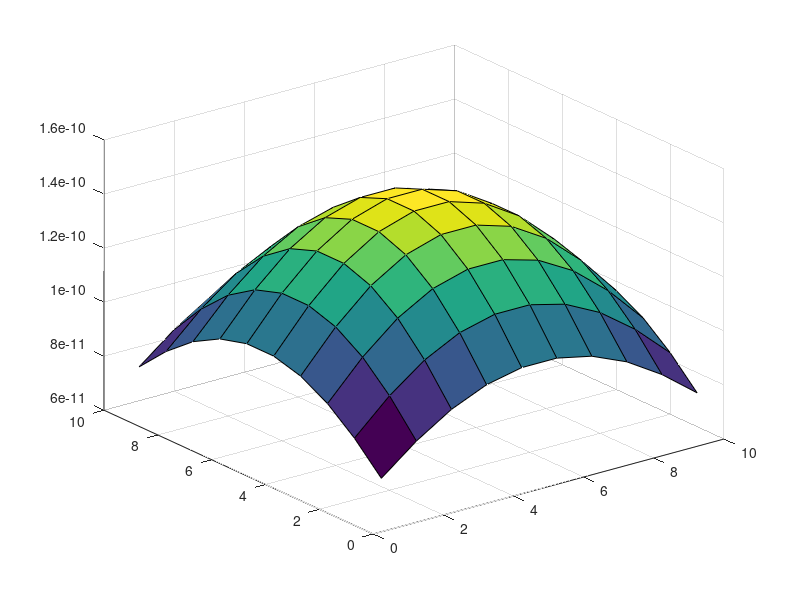

Source code (MATLAB):
clear all; close all;

%%

% Program a quadratic regularization inversion to check forward operator
% accuracy against analytic solutions

Lx = 10;
Ly = 10;
Lz = 10;

Nx = 10;
Ny = 10;
Nz = 10;

x = linspace(1,Lx,Nx);
y = linspace(1,Ly,Ny);
z = linspace(1,Lz,Nz);

dx = Lx/Nx;
dy = Ly/Ny;
dz = Lz/Nz;

dv = dx*dy*dz;

obsX = x;
obsY = y;
obsZ = zeros(Lx,Ly);
% When I ordered the matrices to accomodate the matlab vectorize order (
% for when we multiply m(:).  the kronecker products required to build the
% operator showed a slightly different symmetry than when BenP derived the
% same problem, so the codes look a little different.

kron3 = @(a,b,c,d) kron(a,kron(b',kron(c,d)));
ez = ones(1,Nz);
exy = ones(1,Nx*Ny);

% Geometric part of the Gravity kernel
% According to the UBC Documentation, the gravity kernel involves source
% location minus observation location, whereas the magnetic kernel
% has the order reversed.  Below is the magnetic.

% R = ((((kron3(ez,exy',obsX',ez')-kron3(ez,exy,obsX,ez)).^2)...
% +(kron3(ez,exy',ez',obsY')-kron3(ez,exy,ez,obsY)).^2)...
% +(kron3(1,exy',ez',obsZ)-kron3(1,exy,z,exy)).^2).^(-1/2);

% Here we have the gravity case.
G = (6.67e-11*dv*(kron3(1,exy,z,exy)-kron3(1,exy',ez',obsZ))...
.*((((kron3(ez,exy,obsX,ez)-kron3(ez,exy',obsX',ez')).^2)...
+(kron3(ez,exy,ez,obsY)-kron3(ez,exy',ez',obsY')).^2)...
+(kron3(1,exy,z,exy)-kron3(1,exy',ez',obsZ)).^2).^(-3/2));

m = zeros(Nx,Ny,Nz);
m(:,:,5) = 1;

d = reshape(G*m(:),Nx,Ny);
surf(d)
% e = ones(Nx+1,1)
% D = spdiags([-e e],[0 1],Nx,Nx)

